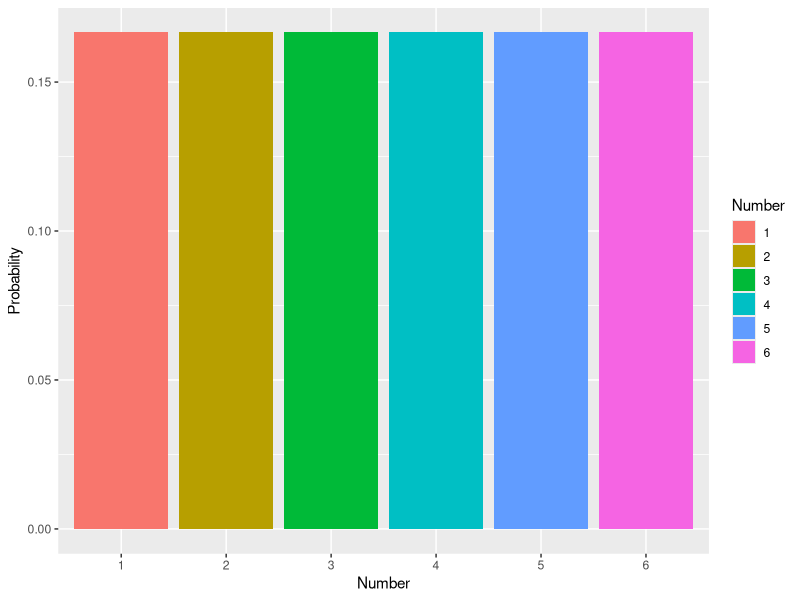
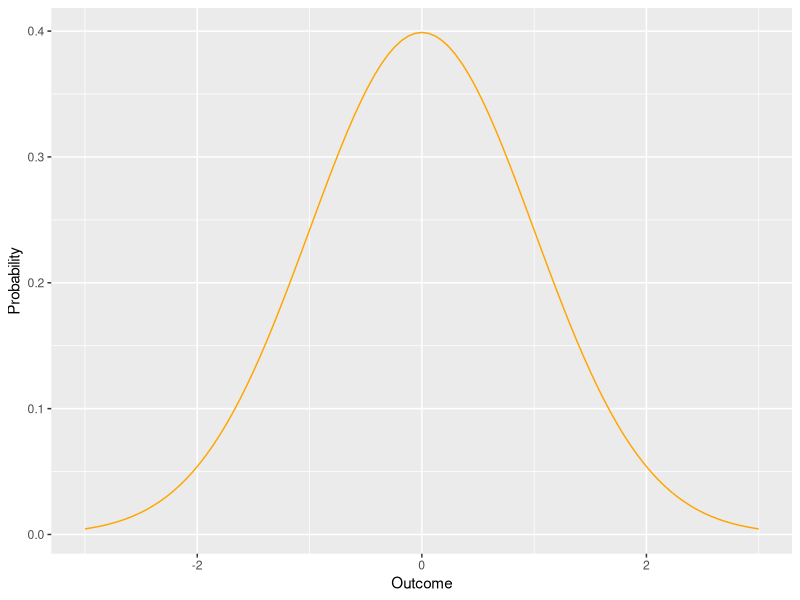
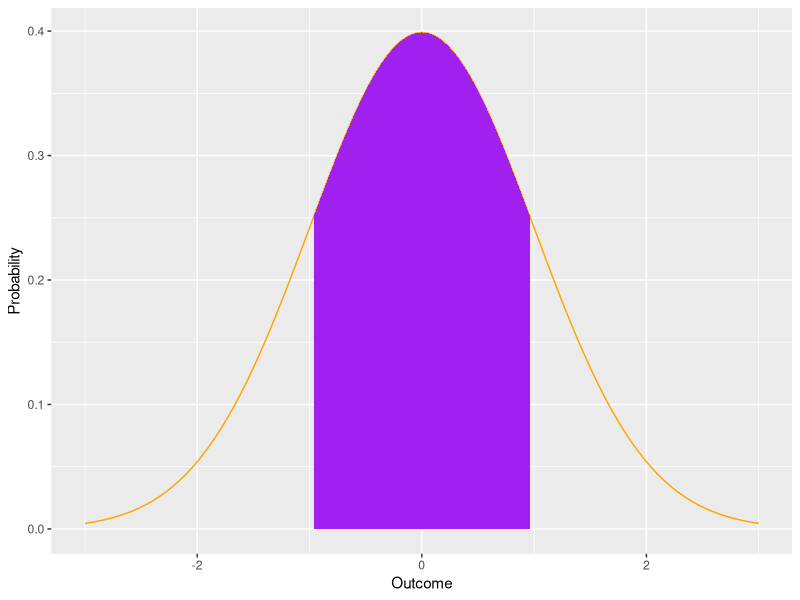
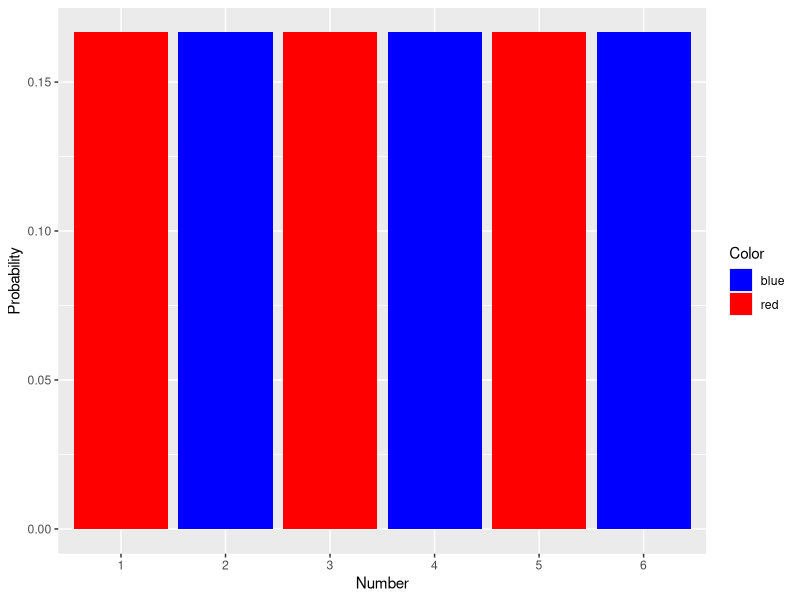
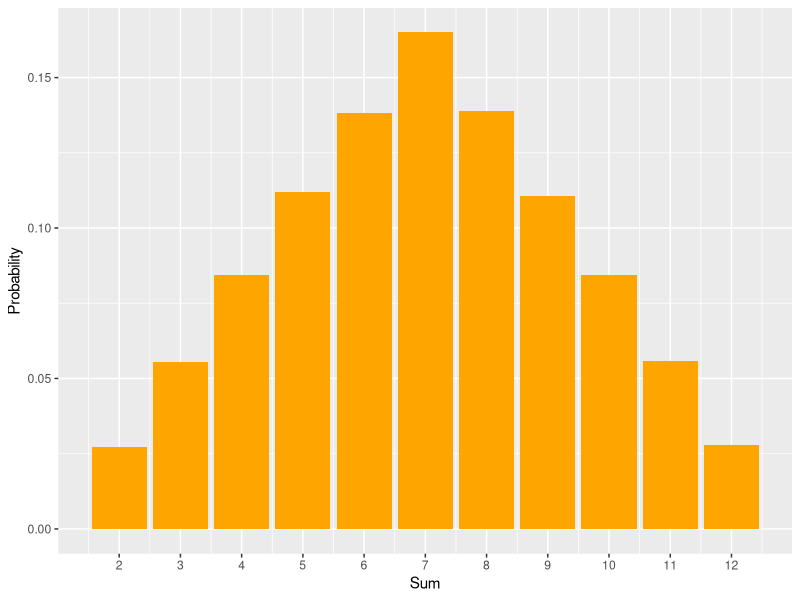

Source code (R) for these figures, in order:
## ---- chunk 1
die_roll <- data.frame(Number = 1:6, Probability = rep(1/6,6))
die_roll$Number <- factor(die_roll$Number)

library(ggplot2)
ggplot(die_roll, aes(x=Number, y= Probability, fill=Number)) +
  geom_col() 
## ---- chunk 2
ggplot(data = data.frame(x = c(-3, 3)), aes(x)) +
  stat_function(fun = dnorm, n = 101, args = list(mean = 0, sd = 1), color = "orange")+
  labs(y="Probability", x="Outcome")
## ---- chunk 3
#function from https://dkmathstats.com/plotting-normal-distributions-in-r-using-ggplot2/
dnorm_one_sd <- function(x){
  norm_one_sd <- dnorm(x)
  # Have NA values outside interval x in [-1, 1]:
  norm_one_sd[x <= -1 | x >= 1] <- NA
  return(norm_one_sd)
}

ggplot(data = data.frame(x = c(-3, 3)), aes(x)) +
  stat_function(fun = dnorm, n = 101, args = list(mean = 0, sd = 1), color = "orange")+
  labs(y="Probability", x="Outcome") + 
  stat_function(fun = dnorm_one_sd, geom = "area", fill = "purple")

## ---- chunk 4
colors <- c("blue" = "blue", "red" = "red")
die_roll$Color <- NA
die_roll[as.numeric(as.character(die_roll$Number)) %% 2 == 0, "Color"] <- "blue"
die_roll[as.numeric(as.character(die_roll$Number)) %% 2 != 0, "Color"] <- "red"
ggplot(die_roll, aes(x=Number, y= Probability, fill=Color)) +
  geom_col() +
  scale_fill_manual(values = colors)

## ---- chunk 5
library(reshape2)
number_of_rolls <- 100000
sum_of_rolls <- data.frame(index = 1:number_of_rolls, Sum = NA)
for (i in 1:number_of_rolls){
  dice_roll_trial <- sample(1:6, size = 2, replace = TRUE)
  sum_of_rolls$Sum[i] <- sum(dice_roll_trial)
}
sum_of_rolls_df <- dcast(sum_of_rolls, Sum ~ "Probability", length )
sum_of_rolls_df$Probability <- sum_of_rolls_df$Probability/number_of_rolls
ggplot(sum_of_rolls_df, aes(x=Sum, y=Probability)) +
  geom_col(fill="orange") +
  labs(y="Probability")+
    scale_x_continuous(breaks = c(2:12))
